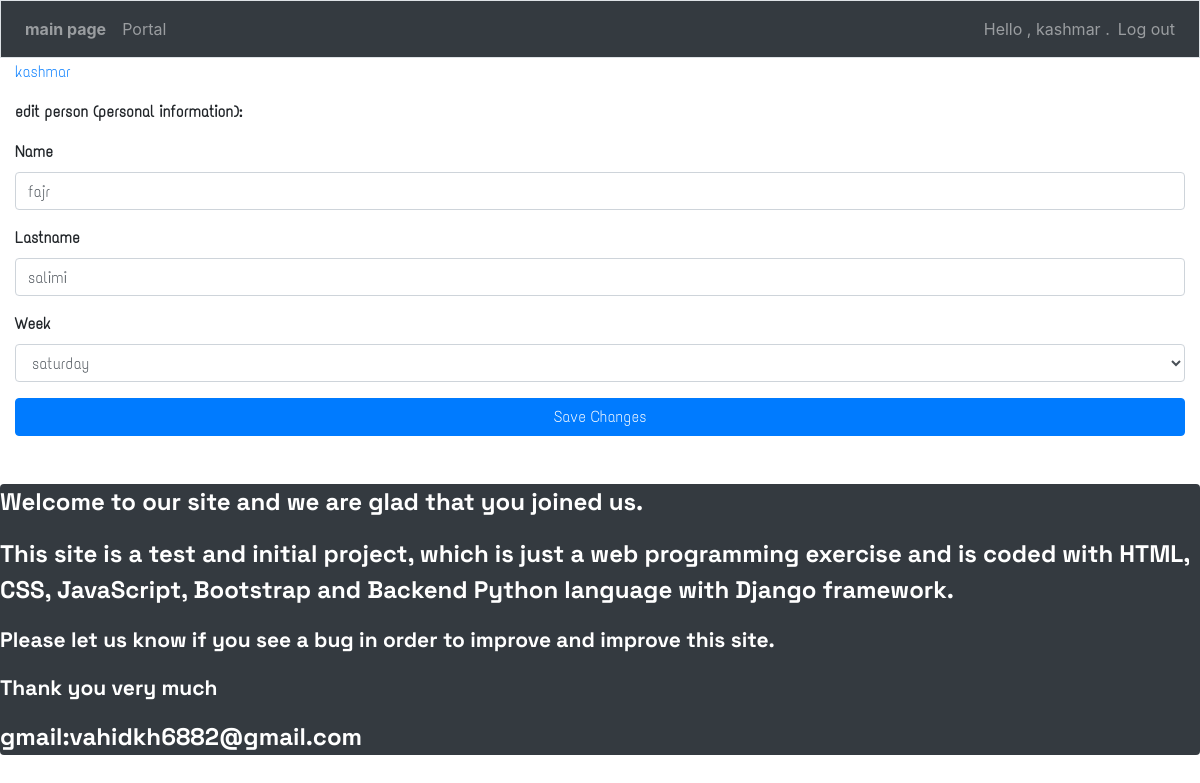
/edit_person/33/ (signed in), run on the app's committed database.
### app1/models.py (models this page shows, shortened)
class Person(models.Model):
    CHOICES=(('5','saturday'),('6','sunday'),('0','monday'),('1','tuesday'),('2','thursday'),('3','wednesday'),('4','friday'))
    captain=models.ForeignKey(User,on_delete=models.CASCADE)
    adminswitch=models.BooleanField(default=False)
    name=models.CharField(max_length=200)
    lastname=models.CharField(max_length=200)
    owe=models.IntegerField()
    bullet=models.IntegerField()
    week = models.TextField(max_length=20,choices=CHOICES,default="user")

### app1/views.py (the view, shortened to what this page needs)
# urls.py: path('edit_person/<int:entry_id>/',views.edit_person,name='edit_person'),
@login_required
def edit_person(request,entry_id):
    persons=Person.objects.filter(captain=request.user)
    person=Person.objects.get(id=entry_id)
    if request.method != 'POST' :
        form=PersonForm(instance=person)
    context={'person':person,'form':form}
    return render(request,'app1/edit_person.html',context)

### app1/forms.py
class PersonForm(forms.ModelForm):
    class Meta :
        model=Person
        fields=['name','lastname','week']
        labels={'text':''}

### app1/templates/app1/edit_person.html (shortened to what this page needs)
{% extends "app1/base.html" %}
{% load bootstrap4 %}
{% block content %}
<p><a href="{% url 'app1:person' %}" >{{user.username}}</a></p>
<p class="font-weight-bolder">edit person (personal information): </p>
<form action="{% url 'app1:edit_person' person.id %}" method="post" class="form font-weight-bolder">
    {% bootstrap_form form %}
    {% buttons %}
    <button class="btn btn-primary btn-block text-center" name="submit">Save Changes</button>
    {% endbuttons %}
</form>
{% endblock content %}

### app1/templates/app1/base.html (shortened to what this page needs)
{% load bootstrap4 %}
{% load static %}
<!doctype html>
<html lang="en">
   <head>
      <link rel="stylesheet" href="{% static 'style.css' %}" type="text/css">
      {% bootstrap_css %}
   </head>
   <body>
       <nav class="navbar navbar-expand-md navbar-dark bg-dark mb-1 border fixed-top">
         <ul class="navbar-nav">
            <li class="nav-item">
               <a class="nav-link font-weight-bold" href="{% url 'app1:index' %}">main page</a>
            </li>
         </ul>
         <div id="navbarCollapse" class="collapse navbar-collapse">
            <ul class="navbar-nav mr-auto">
               <li class="nav-item">
                  <a class="nav-link" href="{% url 'app1:person' %}">Portal</a>
               </li>
            </ul>
            <ul class="navbar-nav ml-auto">
               {% if user.is_authenticated %}
                  <li class="nav-item">
                     <span class="navbar-text">Hello , {{user.username}} .</span>
                  </li>
                  <li class="nav-item">
                     <a class="nav-link" href="{% url 'users:logout' %}">Log out</a>
                  </li>
               {% endif %}
            </ul>
         </div>
       </nav>
       <main role="main" class="container-fluid sizemax mt-5 mb-5" >
         <div class="pb-2 mb-1">
         </div>
         <div style="font-family:eng2;">
            {% block content %}{% endblock content %}
         </div>
       </main>
       <div class="bg-dark rounded text-white lead strong" style="font-family:eng5;font-size:2vw;bottom:0;">
         <p>Welcome to our site and we are glad that you joined us.</p>
         <p >This site is a test and initial project, which is just a web programming exercise and is coded with HTML,
             CSS, JavaScript, Bootstrap and Backend Python language with Django framework. </p>
         <p class="small">Please let us know if you see a bug in order to improve and improve this site.</p>
         <p class="small">Thank you very much</p>
         <p>gmail:vahidkh6882@gmail.com</p>
       </div>
   </body>
</html>

### data on the page
Person: name "fajr", lastname "salimi", week "saturday"

### other printed values
{{ user.username }} "kashmar"
